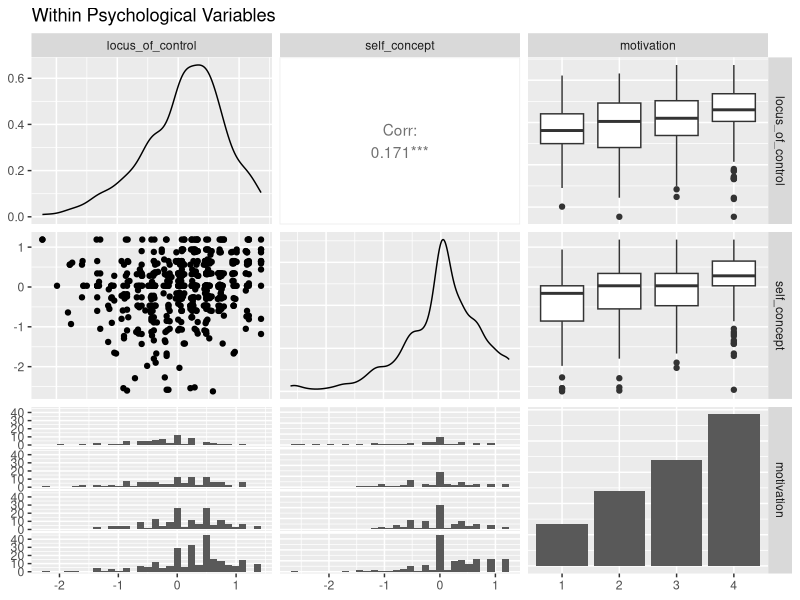
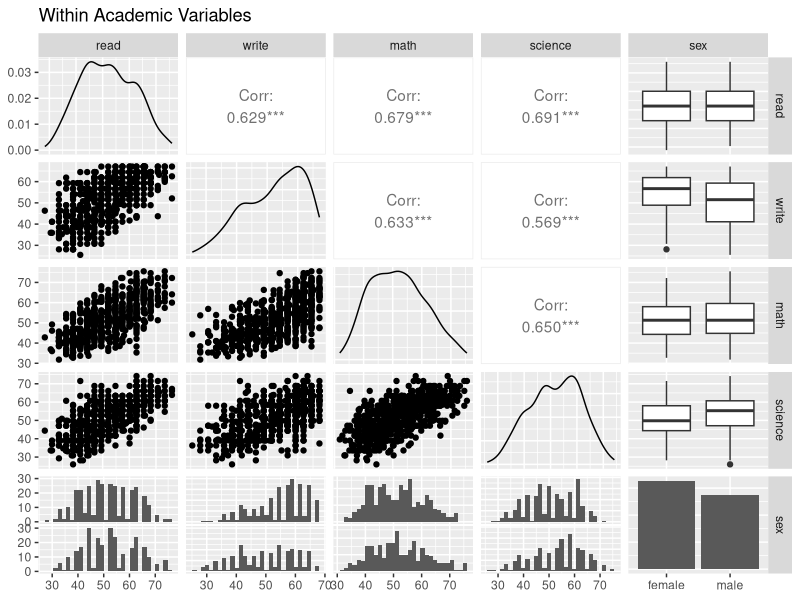

Reproduce these figures in R, in order.
library(GGally)
library(ggplot2)
#ggduo(data, mapping = NULL, columnsX = 1:ncol(data),columnsY =1:ncol(data), title = NULL, types = list(continuous ="smooth_loess", comboVertical ="box_no_facet", 
#                                                        comboHorizontal ="facethist",discrete ="ratio"), axisLabels = c("show","none"),
#      columnLabelsX = colnames(data[columnsX]),columnLabelsY = colnames(data[columnsY]), labeller = "label_value",
#      switch= NULL, xlab = NULL, ylab = NULL, showStrips = NULL,legend = NULL, cardinality_threshold =15, l
#      egends = stop("deprecated"))
data(psychademic)
str(psychademic)
(psych_variables <- attr(psychademic,"psychology"))
(academic_variables <- attr(psychademic,"academic"))
ggpairs(psychademic, psych_variables, title = "Within Psychological Variables")
ggpairs(psychademic, academic_variables, title ="Within Academic Variables")
pcc<-ggduo(psychademic, psych_variables, academic_variables,
      types = list(continuous ="smooth_lm"),
  title ="Between Academic and Psychological Variable Correlation",
  xlab = "Psychological",ylab ="Academic")

